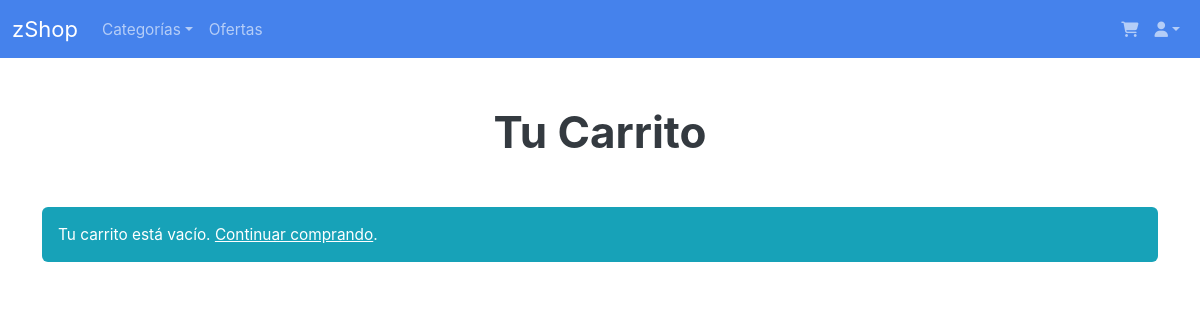
The app's page /cart/ (signed in), older data.
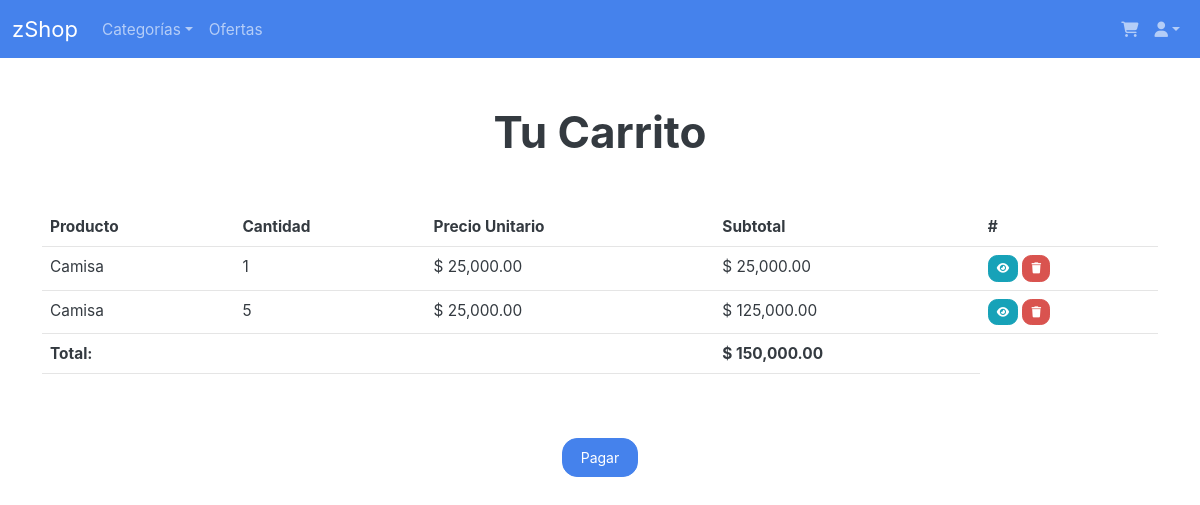
The same page, newer data.
### shop/models.py (models this page shows, shortened)
class Cart(models.Model):
    id = models.AutoField(primary_key=True)
    user = models.ForeignKey(User, on_delete=models.CASCADE)
    product = models.ForeignKey(Product, on_delete=models.CASCADE)
    quantity = models.PositiveBigIntegerField(default=1)
    created_at = models.DateTimeField(auto_now_add=True)

class Product(models.Model):
    STATUS = (
        ('Disponible', 'Disponible'),
        ('Agotado', 'Agotado')
    )
    id = models.AutoField(primary_key=True)
    name = models.CharField(max_length=100)
    description = models.TextField(blank=True)
    price = models.DecimalField(max_digits=15, decimal_places=2, null=True)
    image = models.ImageField(upload_to='items/', null=True)
    category = models.ForeignKey(CategoryShop, null=True, on_delete=models.SET_NULL)
    status = models.CharField(max_length=100, null=True, choices=STATUS)
    created_at = models.DateTimeField(auto_now_add=True)

### shop/views.py (the view)
# urls.py: path('cart/', CartView.as_view(), name='cart'),
class CartView(TemplateView):
    template_name = 'shop/cart.html'
    def get(self, request, *args, **kwargs):
        if request.user.is_authenticated:
            context = super().get_context_data(**kwargs)
            context['user'] = request.user
            context['cart_items'] = Cart.objects.filter(user=request.user)
            context['cart_total'] = sum(item.product.price * item.quantity for item in context['cart_items'])
            return self.render_to_response(context)
        return redirect('accounts:login')

### drf/filter.py (called while the page is built)
@register.filter
def multiply(value, arg):
    return value * arg

### template/shop/cart.html (shortened to what this page needs)
{% extends 'shop/base.html' %}
{% load static %}
{% load humanize %}
{% load filter %}
{% block content %}
<div class="container my-5">
    <h1 class="text-center mb-5">Tu Carrito</h1>
    {% if cart_items %}
    <div class="table-responsive">
        <table class="table table-hover">
            <thead>
                <tr>
                    <th>Producto</th>
                    <th>Cantidad</th>
                    <th>Precio Unitario</th>
                    <th>Subtotal</th>
                    <th>#</th>
                </tr>
            </thead>
            <tbody>
                {% for item in cart_items %}
                <tr>
                    <td> {{ item.product.name }}</td>
                    <td> {{ item.quantity }}</td>
                    <td>$ {{ item.product.price|intcomma }}</td>
                    <td>$ {{ item.product.price|multiply:item.quantity|intcomma }}</td>
                    <td>
                        <a class="btn btn-sm btn-info" href="{% url 'shop:product' id=item.product.id%}"><i class="fa-solid fa-eye"></i></a>
                        <a class="btn btn-sm btn-danger" href="{% url 'shop:cart_remove' user=user.id id=item.id %}"><i class="fa-solid fa-trash"></i></a>
                    </td>
                </tr>
                {% endfor %}
                <tr>
                    <td colspan="3" class="text-right"><strong>Total:</strong></td>
                    <td><strong>$ {{ cart_total|intcomma }}</strong></td>
                </tr>
            </tbody>
        </table>
    </div>
    <div class="text-center mt-5">
        <a href="% url 'checkout' %}" class="btn btn-primary">Pagar</a>
    </div>
    {% else %}
    <div class="alert alert-info" role="alert">
        Tu carrito está vacío. <a href="{% url 'shop:dashboard' %}" class="alert-link">Continuar comprando</a>.
    </div>
    {% endif %}
</div>
{% endblock %}

Row changes from the older to the newer data that the page shows:
added Cart: product.name "Camisa", quantity "1", product.price "25,000.00", product.price|multiply "25,000.00"
added Cart: product.name "Camisa", quantity "5", product.price "25,000.00", product.price|multiply "125,000.00"
Text that changed along with them:
{{ cart_total|intcomma }}: (not shown) → "150,000.00"
text no longer shown: "Tu carrito está vacío. Continuar comprando ."
text now shown: "Producto Cantidad Precio Unitario Subtotal # Total: $ Pagar"
